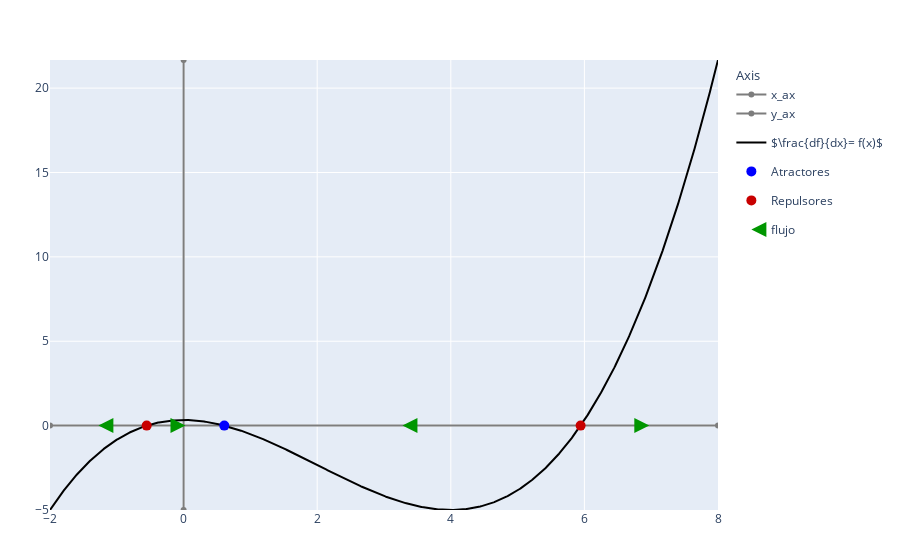

Notebook code for this chart:
### Code cell
d_fase(f_c_x;interval=[-2,8])

### Figure 1 — Plotly figure (JSON) as saved in the notebook; plotly's stock layout.template omitted (floating-point values rounded to 4 significant figures; data arrays with more than 128 entries replaced by an {"elided": "..."} marker saying what was removed)
{"data": [{"legendgroup": "Axis", "legendgrouptitle": {"text": "Axis"}, "line": {"color": "rgb(125,125,125)"}, "name": "x_ax", "type": "scatter", "x": [-2, 8], "y": [0, 0]}, {"legendgroup": "Axis", "line": {"color": "rgb(125,125,125)"}, "name": "y_ax", "type": "scatter", "x": [0, 0], "y": [-5, 21.67]}, {"line": {"color": "rgb(0,0,0)"}, "name": "$\\frac{df}{dx}= f(x)$", "type": "scatter", "x": {"elided": "1001 float values"}, "y": {"elided": "1001 float values"}}, {"marker": {"color": "rgb(0,0,255)", "size": 10}, "mode": "markers", "name": "Atractores", "type": "scatter", "x": [0.6091], "y": [0]}, {"marker": {"color": "rgb(200,0,0)", "size": 10}, "mode": "markers", "name": "Repulsores", "type": "scatter", "x": [-0.5525, 5.943], "y": [0, 0]}, {"marker": {"color": "rgb(200,0,200)", "size": 10}, "mode": "markers", "name": "Marginales", "type": "scatter", "x": [], "y": []}, {"marker": {"color": "rgb(0,150,0)", "size": 15, "symbol": ["arrow-left", "arrow-right", "arrow-left", "arrow-right"]}, "mode": "markers", "name": "flujo", "type": "scatter", "x": [-1.276, 0.02831, 3.276, 6.972], "y": [0, 0, 0, 0]}], "layout": {"margin": {"b": 50, "l": 50, "r": 50, "t": 60}, "xaxis": {"range": [-2, 8]}, "yaxis": {"range": [-5, 21.67]}}}
